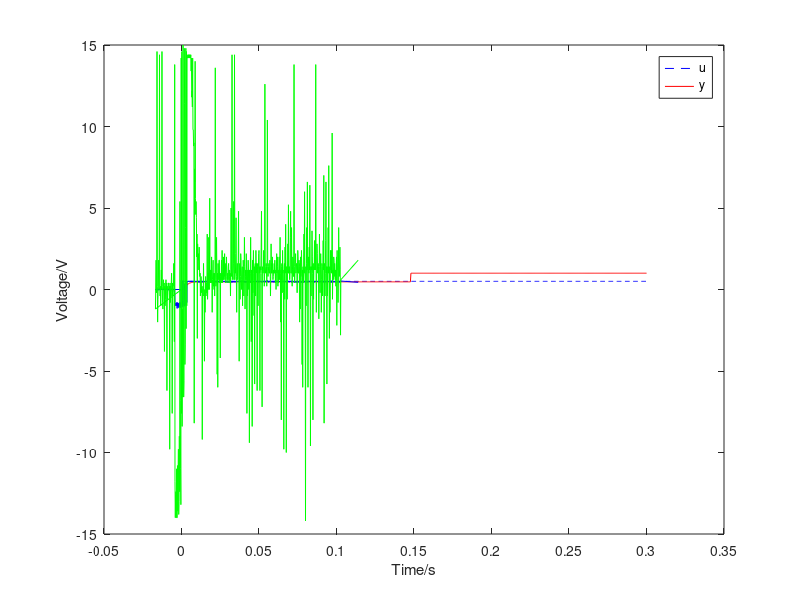

Recreate this plot in MATLAB.
pkg load control;

clear;

R1=20e3;
R2=300e3;
K=1.03;
TE=1.3267e-3;
TM=0.0909;

A=csvread("102308in.csv");


G=tf([K*R2], [R1*TE*TM R1*(TE+TM) R1+K*R2]);
stepsize=0.5;

[y_unit1 t1]=step(G,0.3-0.01); % ステップ信号を入れた時の反応を0.5秒間分入れる
[y_unit2 t2]=step(G,0.3); 

y1=y_unit1*stepsize*2;
y2=y_unit2*stepsize*(-1);
y=ones(length(t1)+length(t2),1);
t=0:(0.3/(length(t1)+length(t2)-1)):0.3;

tmp=0:(0.3/0.01):0.005;

for x = 1:length(tmp) %y2の値を先に入れる
    y(x,1) = y2(x,1);
endfor

for x = 1:length(t1) %y1の値をそのあとに入れる
  y(length(tmp)+x,1) = y1(x,1) + y2(x+length(tmp),1);
endfor
u=ones(length(t),1)*stepsize;

for x = length(A(:,1))
  A(x,1) = A(x,1) + 0.005 + 0.005 + 0.0005 + 0.0005;
endfor

figure
plot(t,u,'b--',t,y,'r-', A(:,1), A(:,2), 'b-', A(:,1), A(:,3), 'g-')
legend('u','y');
xlabel('Time/s');
ylabel('Voltage/V');

%figure
%plot(t1,y1,'r-',t2,y2,'g-');
